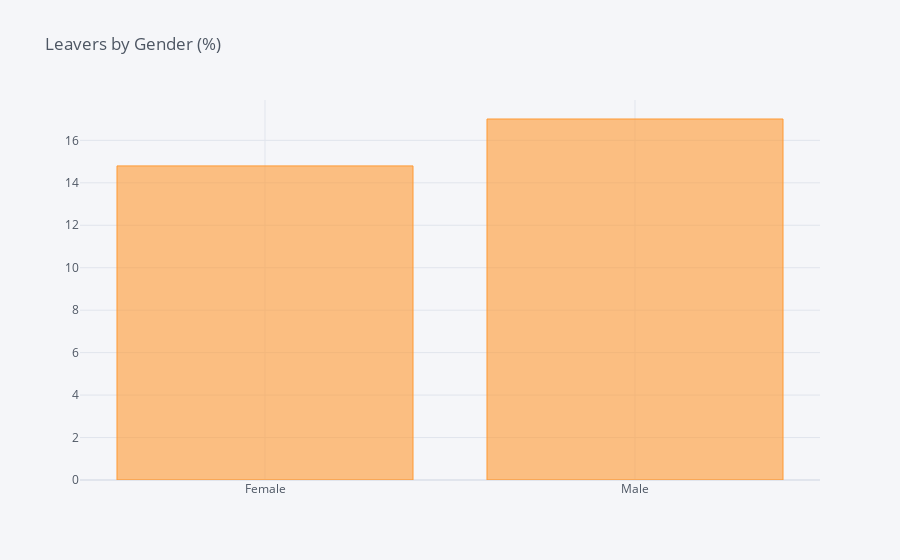

The notebook cell this image was saved under:
### Code cell
df_Gender = pd.DataFrame(columns=["Gender", "% of Leavers"])
i=0
for field in list(df_HR['Gender'].unique()):
    ratio = df_HR[(df_HR['Gender']==field)&(df_HR['Attrition']=="Yes")].shape[0] / df_HR[df_HR['Gender']==field].shape[0]
    df_Gender.loc[i] = (field, ratio*100)
    i += 1
    #print("In {}, the ratio of leavers is {:.2f}%".format(field, ratio*100))    
df_G = df_Gender.groupby(by="Gender").sum()
df_G.iplot(kind='bar',title='Leavers by Gender (%)')

### Figure 1 — Plotly figure (JSON) as saved in the notebook; plotly's stock layout.template omitted (floating-point values rounded to 4 significant figures)
{"data": [{"marker": {"color": "rgba(255, 153, 51, 0.6)", "line": {"color": "rgba(255, 153, 51, 1.0)", "width": 1}}, "name": "% of Leavers", "orientation": "v", "text": "", "type": "bar", "x": ["Female", "Male"], "y": [14.8, 17.01]}], "layout": {"legend": {"bgcolor": "#F5F6F9", "font": {"color": "#4D5663"}}, "paper_bgcolor": "#F5F6F9", "plot_bgcolor": "#F5F6F9", "title": {"font": {"color": "#4D5663"}, "text": "Leavers by Gender (%)"}, "xaxis": {"gridcolor": "#E1E5ED", "showgrid": true, "tickfont": {"color": "#4D5663"}, "title": {"font": {"color": "#4D5663"}, "text": ""}, "zerolinecolor": "#E1E5ED"}, "yaxis": {"gridcolor": "#E1E5ED", "showgrid": true, "tickfont": {"color": "#4D5663"}, "title": {"font": {"color": "#4D5663"}, "text": ""}, "zerolinecolor": "#E1E5ED"}}}
